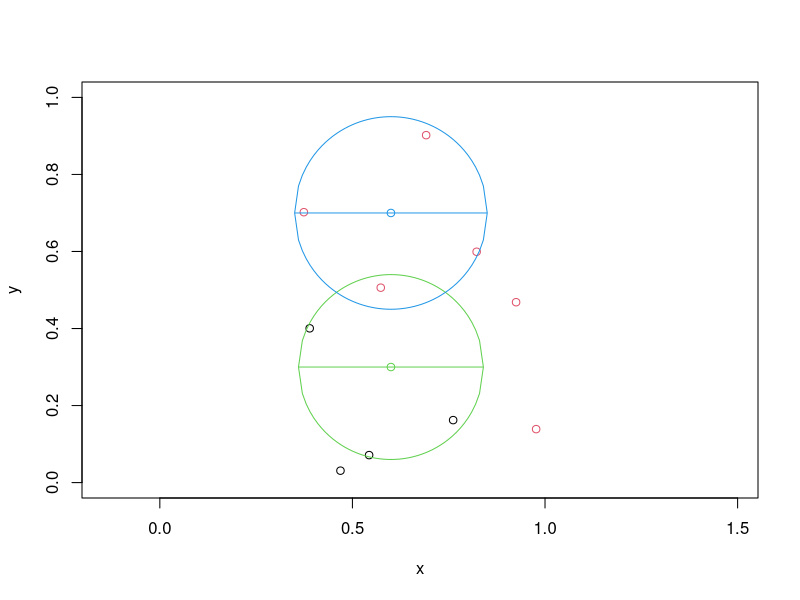

This chart was generated by the following R code:
## ---- chunk 1
knitr::opts_chunk$set(echo = TRUE)
## ---- chunk 2
set.seed(47)
x <- c(runif(10,0,1),.6,.6)
y <- c(runif(10,0,1),.3,.7)
labels <- c(rep(1,10),c(3,4))

draw.circle <- function(center.x,center.y,radius,col){
  x <- center.x
  y <- center.y
  r <- radius
  
  circle.x <- seq(x-r,x+r,.01)
  upper.circle.y <- y+sqrt(r^2-(circle.x-x)^2)
  lower.circle.y <- y-sqrt(r^2-(circle.x-x)^2)
  
  upper.circle <- cbind(circle.x,upper.circle.y)
  lower.circle <- cbind(circle.x,lower.circle.y)
  circle <- rbind(upper.circle,lower.circle)
  
  lines(circle,col=col)
}

for(i in 1:10){
  if(x[i]+y[i] > 1) labels[i] <- 2
}

plot(x,y,col=labels,asp=1,ylim=c(0,1))
draw.circle(x[11],y[11],.24,3)
draw.circle(x[12],y[12],.25,4)
